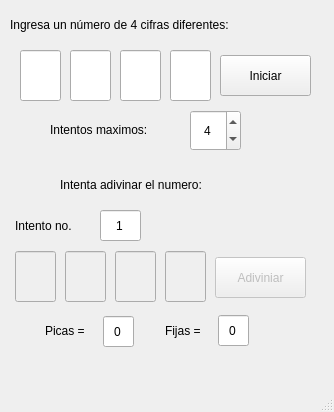
<?xml version="1.0" encoding="UTF-8"?>
<ui version="4.0">
 <class>MainWindow</class>
 <widget class="QMainWindow" name="MainWindow">
  <property name="geometry">
   <rect>
    <x>0</x>
    <y>0</y>
    <width>334</width>
    <height>412</height>
   </rect>
  </property>
  <property name="windowTitle">
   <string>MainWindow</string>
  </property>
  <widget class="QWidget" name="centralwidget">
   <widget class="QLabel" name="label">
    <property name="geometry">
     <rect>
      <x>10</x>
      <y>10</y>
      <width>301</width>
      <height>31</height>
     </rect>
    </property>
    <property name="styleSheet">
     <string notr="true">font: 14pt &quot;MS Serif&quot;;</string>
    </property>
    <property name="text">
     <string>&lt;html&gt;&lt;head/&gt;&lt;body&gt;&lt;p&gt;Ingresa un número de 4 cifras diferentes:&lt;/p&gt;&lt;/body&gt;&lt;/html&gt;</string>
    </property>
   </widget>
   <widget class="QLineEdit" name="c1">
    <property name="geometry">
     <rect>
      <x>20</x>
      <y>50</y>
      <width>41</width>
      <height>51</height>
     </rect>
    </property>
    <property name="styleSheet">
     <string notr="true">font: 20pt &quot;MS Serif&quot;;</string>
    </property>
    <property name="text">
     <string/>
    </property>
    <property name="maxLength">
     <number>1</number>
    </property>
    <property name="alignment">
     <set>Qt::AlignCenter</set>
    </property>
   </widget>
   <widget class="QLineEdit" name="c2">
    <property name="geometry">
     <rect>
      <x>70</x>
      <y>50</y>
      <width>41</width>
      <height>51</height>
     </rect>
    </property>
    <property name="styleSheet">
     <string notr="true">font: 20pt &quot;MS Serif&quot;;</string>
    </property>
    <property name="text">
     <string/>
    </property>
    <property name="maxLength">
     <number>1</number>
    </property>
    <property name="alignment">
     <set>Qt::AlignCenter</set>
    </property>
   </widget>
   <widget class="QLineEdit" name="c4">
    <property name="geometry">
     <rect>
      <x>170</x>
      <y>50</y>
      <width>41</width>
      <height>51</height>
     </rect>
    </property>
    <property name="styleSheet">
     <string notr="true">font: 20pt &quot;MS Serif&quot;;</string>
    </property>
    <property name="text">
     <string/>
    </property>
    <property name="maxLength">
     <number>1</number>
    </property>
    <property name="alignment">
     <set>Qt::AlignCenter</set>
    </property>
   </widget>
   <widget class="QLineEdit" name="c3">
    <property name="geometry">
     <rect>
      <x>120</x>
      <y>50</y>
      <width>41</width>
      <height>51</height>
     </rect>
    </property>
    <property name="styleSheet">
     <string notr="true">font: 20pt &quot;MS Serif&quot;;</string>
    </property>
    <property name="text">
     <string/>
    </property>
    <property name="maxLength">
     <number>1</number>
    </property>
    <property name="alignment">
     <set>Qt::AlignCenter</set>
    </property>
   </widget>
   <widget class="QPushButton" name="btnStart">
    <property name="geometry">
     <rect>
      <x>220</x>
      <y>55</y>
      <width>91</width>
      <height>41</height>
     </rect>
    </property>
    <property name="styleSheet">
     <string notr="true">font: 16pt &quot;MS Serif&quot;;</string>
    </property>
    <property name="text">
     <string>Iniciar</string>
    </property>
   </widget>
   <widget class="QLabel" name="label_2">
    <property name="geometry">
     <rect>
      <x>50</x>
      <y>115</y>
      <width>141</width>
      <height>31</height>
     </rect>
    </property>
    <property name="styleSheet">
     <string notr="true">font: 14pt &quot;MS Serif&quot;;</string>
    </property>
    <property name="text">
     <string>&lt;html&gt;&lt;head/&gt;&lt;body&gt;&lt;p&gt;Intentos maximos:&lt;/p&gt;&lt;/body&gt;&lt;/html&gt;</string>
    </property>
   </widget>
   <widget class="QSpinBox" name="sbTries">
    <property name="enabled">
     <bool>true</bool>
    </property>
    <property name="geometry">
     <rect>
      <x>190</x>
      <y>110</y>
      <width>51</width>
      <height>41</height>
     </rect>
    </property>
    <property name="styleSheet">
     <string notr="true">font: 20pt &quot;MS Serif&quot;;</string>
    </property>
    <property name="wrapping">
     <bool>true</bool>
    </property>
    <property name="alignment">
     <set>Qt::AlignCenter</set>
    </property>
    <property name="readOnly">
     <bool>false</bool>
    </property>
    <property name="accelerated">
     <bool>true</bool>
    </property>
    <property name="correctionMode">
     <enum>QAbstractSpinBox::CorrectToNearestValue</enum>
    </property>
    <property name="minimum">
     <number>4</number>
    </property>
    <property name="value">
     <number>4</number>
    </property>
   </widget>
   <widget class="QLabel" name="label_3">
    <property name="geometry">
     <rect>
      <x>15</x>
      <y>211</y>
      <width>101</width>
      <height>31</height>
     </rect>
    </property>
    <property name="styleSheet">
     <string notr="true">font: 14pt &quot;MS Serif&quot;;</string>
    </property>
    <property name="text">
     <string>&lt;html&gt;&lt;head/&gt;&lt;body&gt;&lt;p&gt;Intento no.&lt;/p&gt;&lt;/body&gt;&lt;/html&gt;</string>
    </property>
   </widget>
   <widget class="QLineEdit" name="a2">
    <property name="enabled">
     <bool>false</bool>
    </property>
    <property name="geometry">
     <rect>
      <x>65</x>
      <y>251</y>
      <width>41</width>
      <height>51</height>
     </rect>
    </property>
    <property name="styleSheet">
     <string notr="true">font: 20pt &quot;MS Serif&quot;;</string>
    </property>
    <property name="text">
     <string/>
    </property>
    <property name="maxLength">
     <number>1</number>
    </property>
    <property name="alignment">
     <set>Qt::AlignCenter</set>
    </property>
   </widget>
   <widget class="QLineEdit" name="a1">
    <property name="enabled">
     <bool>false</bool>
    </property>
    <property name="geometry">
     <rect>
      <x>15</x>
      <y>251</y>
      <width>41</width>
      <height>51</height>
     </rect>
    </property>
    <property name="styleSheet">
     <string notr="true">font: 20pt &quot;MS Serif&quot;;</string>
    </property>
    <property name="text">
     <string/>
    </property>
    <property name="maxLength">
     <number>1</number>
    </property>
    <property name="alignment">
     <set>Qt::AlignCenter</set>
    </property>
   </widget>
   <widget class="QLineEdit" name="a4">
    <property name="enabled">
     <bool>false</bool>
    </property>
    <property name="geometry">
     <rect>
      <x>165</x>
      <y>251</y>
      <width>41</width>
      <height>51</height>
     </rect>
    </property>
    <property name="styleSheet">
     <string notr="true">font: 20pt &quot;MS Serif&quot;;</string>
    </property>
    <property name="text">
     <string/>
    </property>
    <property name="maxLength">
     <number>1</number>
    </property>
    <property name="alignment">
     <set>Qt::AlignCenter</set>
    </property>
   </widget>
   <widget class="QLineEdit" name="a3">
    <property name="enabled">
     <bool>false</bool>
    </property>
    <property name="geometry">
     <rect>
      <x>115</x>
      <y>251</y>
      <width>41</width>
      <height>51</height>
     </rect>
    </property>
    <property name="styleSheet">
     <string notr="true">font: 20pt &quot;MS Serif&quot;;</string>
    </property>
    <property name="text">
     <string/>
    </property>
    <property name="maxLength">
     <number>1</number>
    </property>
    <property name="alignment">
     <set>Qt::AlignCenter</set>
    </property>
   </widget>
   <widget class="QPushButton" name="btnAdivinar">
    <property name="enabled">
     <bool>false</bool>
    </property>
    <property name="geometry">
     <rect>
      <x>215</x>
      <y>257</y>
      <width>91</width>
      <height>41</height>
     </rect>
    </property>
    <property name="styleSheet">
     <string notr="true">font: 16pt &quot;MS Serif&quot;;</string>
    </property>
    <property name="text">
     <string>Adiviniar</string>
    </property>
   </widget>
   <widget class="QLabel" name="label_4">
    <property name="geometry">
     <rect>
      <x>45</x>
      <y>316</y>
      <width>61</width>
      <height>31</height>
     </rect>
    </property>
    <property name="styleSheet">
     <string notr="true">font: 14pt &quot;MS Serif&quot;;</string>
    </property>
    <property name="text">
     <string>&lt;html&gt;&lt;head/&gt;&lt;body&gt;&lt;p&gt;Picas =&lt;/p&gt;&lt;/body&gt;&lt;/html&gt;</string>
    </property>
   </widget>
   <widget class="QLabel" name="label_5">
    <property name="geometry">
     <rect>
      <x>165</x>
      <y>316</y>
      <width>51</width>
      <height>31</height>
     </rect>
    </property>
    <property name="styleSheet">
     <string notr="true">font: 14pt &quot;MS Serif&quot;;</string>
    </property>
    <property name="text">
     <string>&lt;html&gt;&lt;head/&gt;&lt;body&gt;&lt;p&gt;Fijas =&lt;/p&gt;&lt;/body&gt;&lt;/html&gt;</string>
    </property>
   </widget>
   <widget class="QLineEdit" name="txtPicas">
    <property name="geometry">
     <rect>
      <x>103</x>
      <y>316</y>
      <width>31</width>
      <height>31</height>
     </rect>
    </property>
    <property name="styleSheet">
     <string notr="true">font: 20pt &quot;MS Serif&quot;;</string>
    </property>
    <property name="text">
     <string>0</string>
    </property>
    <property name="maxLength">
     <number>1</number>
    </property>
    <property name="alignment">
     <set>Qt::AlignCenter</set>
    </property>
    <property name="readOnly">
     <bool>true</bool>
    </property>
   </widget>
   <widget class="QLineEdit" name="txtFijas">
    <property name="geometry">
     <rect>
      <x>218</x>
      <y>315</y>
      <width>31</width>
      <height>31</height>
     </rect>
    </property>
    <property name="styleSheet">
     <string notr="true">font: 20pt &quot;MS Serif&quot;;</string>
    </property>
    <property name="text">
     <string>0</string>
    </property>
    <property name="maxLength">
     <number>1</number>
    </property>
    <property name="alignment">
     <set>Qt::AlignCenter</set>
    </property>
    <property name="readOnly">
     <bool>true</bool>
    </property>
   </widget>
   <widget class="QLineEdit" name="txtTries">
    <property name="geometry">
     <rect>
      <x>100</x>
      <y>210</y>
      <width>41</width>
      <height>31</height>
     </rect>
    </property>
    <property name="styleSheet">
     <string notr="true">font: 20pt &quot;MS Serif&quot;;</string>
    </property>
    <property name="text">
     <string>1</string>
    </property>
    <property name="maxLength">
     <number>2</number>
    </property>
    <property name="alignment">
     <set>Qt::AlignCenter</set>
    </property>
    <property name="readOnly">
     <bool>true</bool>
    </property>
   </widget>
   <widget class="QLabel" name="label_6">
    <property name="geometry">
     <rect>
      <x>60</x>
      <y>170</y>
      <width>201</width>
      <height>31</height>
     </rect>
    </property>
    <property name="styleSheet">
     <string notr="true">font: 14pt &quot;MS Serif&quot;;</string>
    </property>
    <property name="text">
     <string>&lt;html&gt;&lt;head/&gt;&lt;body&gt;&lt;p&gt;Intenta adivinar el numero:&lt;/p&gt;&lt;/body&gt;&lt;/html&gt;</string>
    </property>
   </widget>
  </widget>
  <widget class="QMenuBar" name="menubar">
   <property name="geometry">
    <rect>
     <x>0</x>
     <y>0</y>
     <width>334</width>
     <height>21</height>
    </rect>
   </property>
  </widget>
  <widget class="QStatusBar" name="statusbar"/>
 </widget>
 <resources/>
 <connections/>
</ui>
